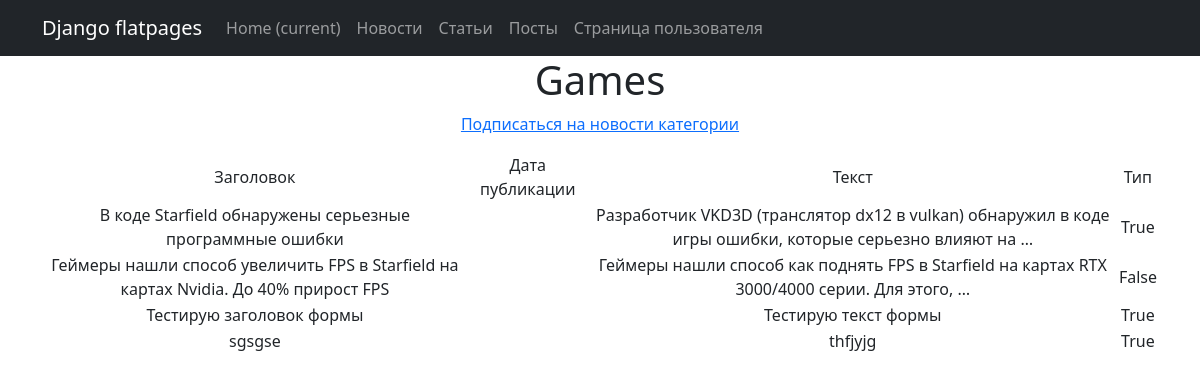
The app's page /category/1/, older data.
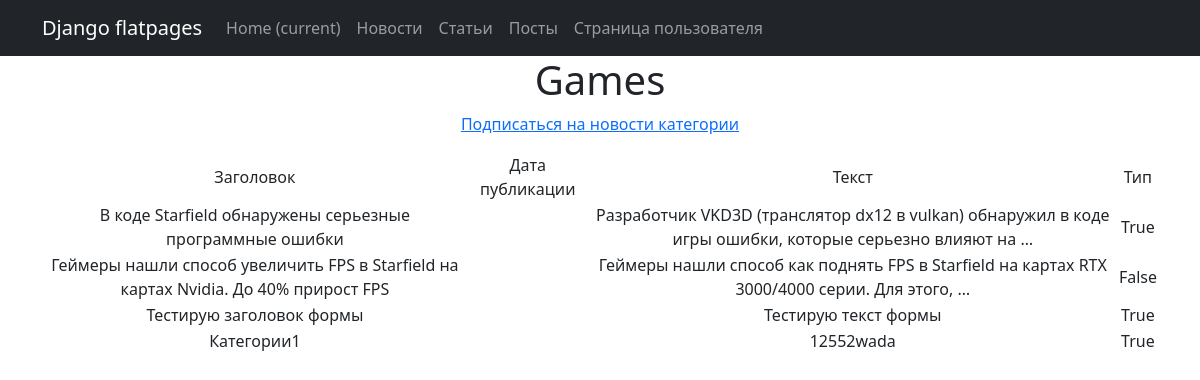
The same page, newer data.
### News/models.py (models this page shows, shortened)
class Post(models.Model):
    author = models.ForeignKey(Author, on_delete=models.CASCADE)
    type = models.BooleanField()
    time_create = models.DateTimeField(auto_now_add=True)
    category = models.ManyToManyField(Category, through='PostCategory')
    title = models.CharField(max_length=100)
    text = models.TextField()
    mat_rating = models.IntegerField(default=0)

### News/views.py (the view)
# urls.py: path('category/<int:pk>/', CategoryPost.as_view(), name='category'),
class CategoryPost(DetailView):
    model = Category
    template_name = 'post_category.html'
    context_object_name = 'postcategory'
    def get_context_data(self, **kwargs):
        context = super().get_context_data(**kwargs)
        context['posts'] = Post.objects.filter(category=kwargs['object'])
        context['is_not_categorys'] = not CategorySubscribe.objects.filter(category=self.kwargs['pk'], subscriber=self.request.user.id).exists()
        return context

### News/models.py (called while the page is built)
    def __str__(self) -> str:
        return f'{self.category}'

### templates/post_category.html (shortened to what this page needs)
{% extends 'flatpages/default.html' %}
{% block content %}
<h1> {{ postcategory }}</h1>
    {% if is_not_categorys %}
        <p><a href="subscribe">Подписаться на новости категории</a></p>
    {% else %}
        <h3>Вы уже подписались на данную категорию</h3>
    {% endif %}
{% if postcategory %}
        <table>
            <tr>
                <td> Заголовок</td>
                <td> Дата публикации </td>
                <td> Текст </td>
                <td> Тип </td>
            </tr>
            {% for post in posts %}
            <tr>
                <td> {{ post.title }} </td>
                <td> {{ post.time_in|date:'d M Y' }} </td>
                <td> {{ post.text|truncatewords:15 }} </td>
                <td> {{ post.type }} </td>
            </tr>
            {% endfor %}
        </table>
    {% else %}
        <h2> Нет новостей! </h2>
    {% endif %}
{% endblock content %}

Row changes from the older to the newer data that the page shows:
removed Post: title "sgsgse", text "thfjyjg", type "True"
added Post: title "Категории1", text "12552wada", type "True"
